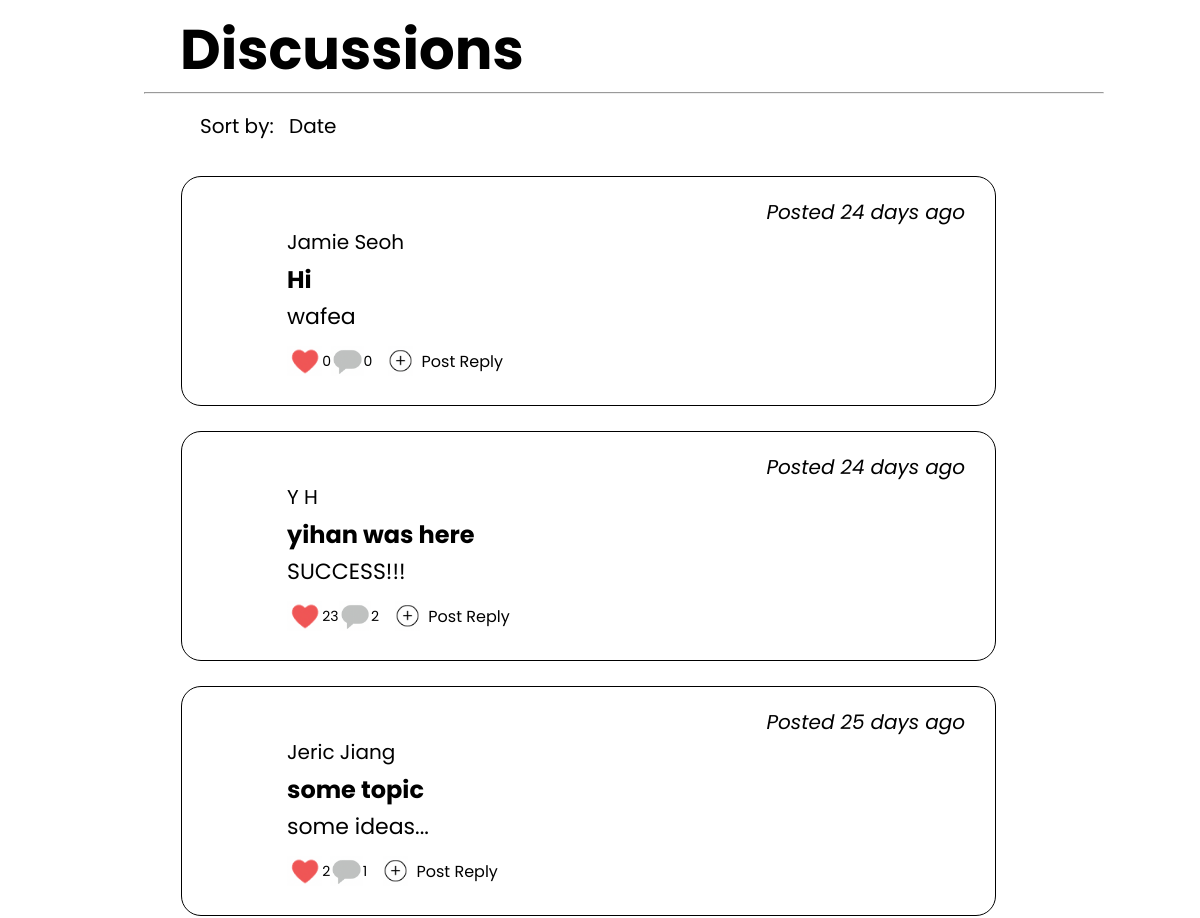
/forum (middle part), run on an earlier commit of the app's database.
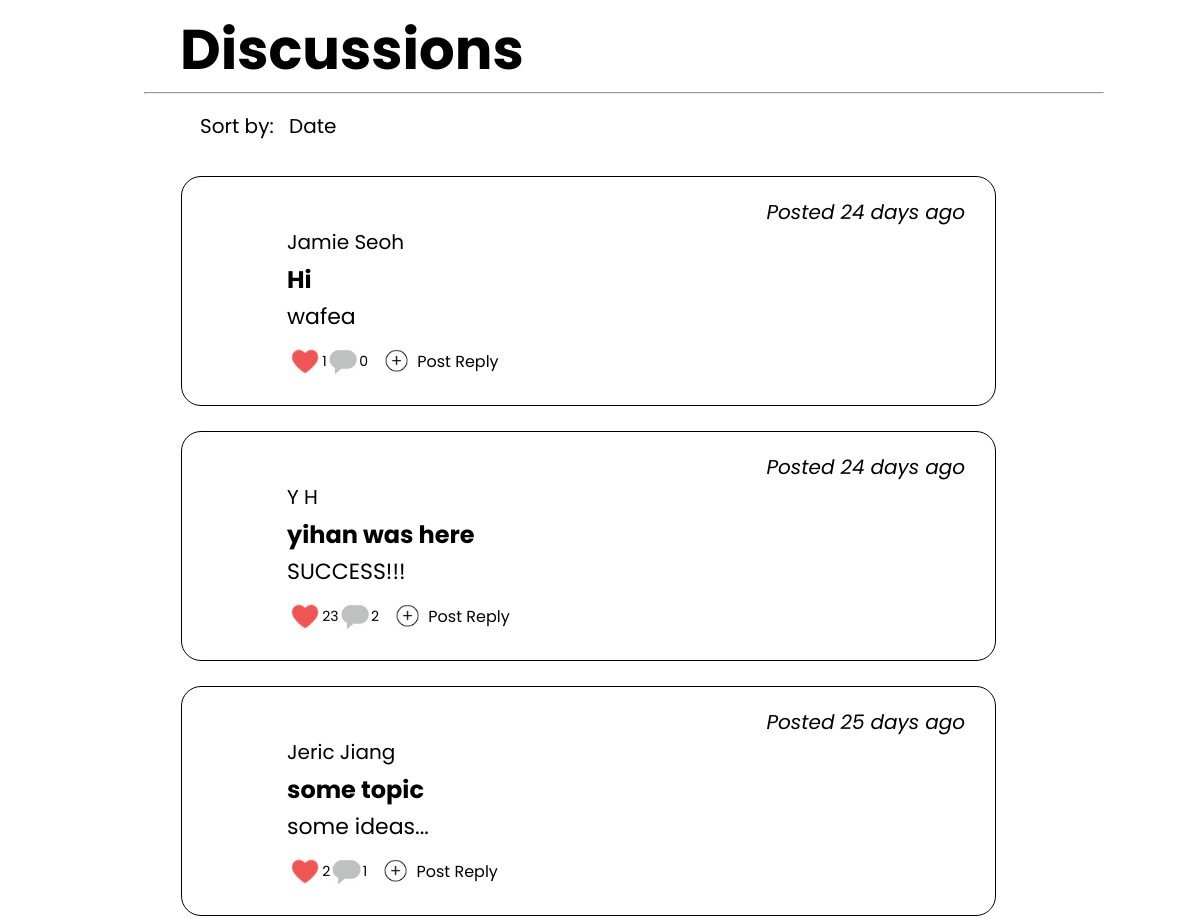
And on a later commit of the database.
### database.py (models this page shows, shortened)
class Comment(db.Model):
    __tablename__ = 'Comments'
    id = db.Column(db.Integer, primary_key=True)
    username = db.Column(db.String, nullable=False)
    topic = db.Column(db.String, nullable=False, default='')
    content = db.Column(db.String, nullable=False)
    likecount = db.Column(db.Integer, nullable=True, default=0)
    time_posted = db.Column(db.DateTime)
    channel_posted = db.Column(db.Integer, db.ForeignKey('Channels.id'), nullable=False)

### app.py (the view)
@app.route('/forum', methods=['POST', 'GET'])
def forum():
    channel_id = 1
    if request.method == 'POST':
        if 'sort-by' in request.form.keys():
            return sort(request, channel_id)
        elif 'content' in request.form.keys():
            print(request.form['content'], channel_id)
            new_comment = Comment(username=request.form['username'],
                topic=request.form['topic'],
                content=request.form['content'],
                time_posted=datetime.now(),
                channel_posted=channel_id)
            try:
                db.session.add(new_comment)
                db.session.commit()
                return redirect('/forum#discussion-position')
            except:
                return 'There was an issue posting your comment.'
        elif 'reply-content' in request.form.keys():
            return 'received return!'
    else:
        comments = Comment.query.order_by(Comment.time_posted).filter_by(channel_posted=channel_id).all()
        replyCountDict = {}
        for comment in comments:
            replyCount = db.session.query(Reply).filter(comment.id == Reply.parent_id).count()
            replyCountDict[comment.id] = replyCount
        return render_template('forum.html',
                               comments=comments[::-1],
                               sort='date',
                               s_user='',
                               channel_posted=channel_id,
                               replyCountDict=replyCountDict)

### app.py (called while the page is built)
@app.template_filter()
def capitalize(message):
    return message.capitalize()

@app.template_filter()
def calculate_time(time):
    time_delta = datetime.now() - time
    days = time_delta.days
    years = days // 365
    hours, remainder = divmod(time_delta.seconds, 3600)
    minutes, seconds = divmod(remainder, 60)
    _dict = {'years' : years,
     'days' : days,
     'hours' : hours,
     'minutes' : minutes,
     'seconds' : seconds}
    for i in _dict.keys():
        if _dict[i] != 0:
            time_passed = f'{_dict[i]} {i}'
            return time_passed if _dict[i] != 1 else time_passed[:-1]
    return '0 seconds'

### templates/forum.html (shortened to what this page needs)
{% extends 'base.html' %}
{% block head %}
<link href="{{ url_for('static', filename='css/forum.css') }}" rel="stylesheet">
{% endblock %}
{% block body %}
<div id="discussion-div">
    <label id="discussion">Discussions</label>
    <hr class="discussion-line">
</div>
<section id="sort-wrapper">
    <form id="sort-form" class="wrapper split" action="/forum" method="POST">
        <div id="sort-display">
            Sort by: <div id="sort-by" class="dropdown inline">
                <p id="sort-by-display" class="dropdown-selected">{{ sort | capitalize }}</p>
            </div>
        </div>
    </form>
</section>
<section id="comments">
    {% for comment in comments %}
    <div class="post">
        <div class="post-metadata">
            Posted {{ comment.time_posted | calculate_time }} ago
        </div>
        <div class="post-content-by">
            <a class="post-username">{{ comment.username }}</a>
        </div>
        <p class="post-content-topic">
            {{ comment.topic }}
        </p>
        <p class="post-content">
            {{ comment.content | replace('\r\n', '<br>') | safe }}
        </p>
        <div>
            <div class="comments-nav">
                <img id="likes" src="{{ url_for('static', filename='images/likes.png') }}" height="30" onclick="AddLike('{{comment.id}}')"> <label id="like-count-{{comment.id}}">{{comment.likecount}}</label>
                <img id="replies" src="{{ url_for('static', filename='images/replies.png') }}" height="30" onclick="ToggleReplies('{{comment.id}}')"> <label id="reply-count-{{comment.id}}">{{ replyCountDict[comment.id] }}</label>
                <div id="add-replies-div-{{comment.id}}" class="hcenter">
                    <div id="reply-button-{{comment.id}}" class="reply-button">
                        <img id="add-reply" src="{{ url_for('static', filename='images/add-reply.png') }}" height="30" onclick="ToggleReplyInput('{{comment.id}}')">
                        <input id="add-reply-{{comment.id}}" type="submit" value="&nbsp;&nbsp;Post Reply">
                    </div>
                </div>
            </div>
        </div>
    </div>
    {% endfor %}
</section>
{% endblock %}

### templates/base.html (shortened to what this page needs)
<!DOCTYPE html>
<html lang="en">
    <head>
        <link href="{{ url_for('static', filename='css/main.css') }}" rel="stylesheet">
        {% block head %}{% endblock %}
    </head>
    <body>
        <div id="body">
            {% block body %}{% endblock %}
        </div>
    </body>
</html>

### static/css/main.css (style rules this page uses)
:root { --shadow-colour: black; --dark-background-colour: #121212; --dark-main-colour: white; --dark-disabled-colour: #afafaf; --dark-border-colour: white; --dark-primary-colour: #1f1f1f; --dark-secondary-colour: #2f2f2f; --dark-tertiary-colour: #292929; }
input:not([type="checkbox"]), textarea, .dropdown { background-color: var(--dark-background-colour); text-align: left; all: unset; }
body { background-color: white; color: var(--dark-main-colour); font-family: "Poppins"; font-size: 1.75vh; overflow-x: hidden; padding: 0; margin: 0; }
#body { height: calc(100vh - 2.5rem); transition: all 0.3s ease; padding: 0; }
input:not([type="checkbox"]), textarea { border: solid 1px var(--dark-border-colour); border-radius: 10px; padding: 10px; }
input[type="submit"] { background-color: var(--dark-primary-colour); transition: background-color 0.3s ease; }
label { user-select: none; }
.wrapper { border-radius: 10px; padding: 10px; }
.hcenter { justify-content: space-around; display: flex; }
.split { justify-content: space-between; display: flex; }
.inline { display: inline-block; }
.dropdown { align-items: flex-start; position: relative; user-select: none; }
.dropdown-selected { background-color: var(--dark-background-colour); padding: 10px; border-radius: 5px; margin: 0; }

### static/css/forum.css (style rules this page uses)
* { font-family: "Poppins", sans-serif; font-weight: 400; font-style: normal; box-sizing: border-box; }
#comments { background-color: white; color: black; transition: opacity 0.3s ease; position: relative; text-align: center; overflow-y: auto; margin-left: 13%; width: 70%; opacity: 0; z-index: 0; }
.post * { user-select: none; }
.post { background-color: white; border-radius: 20px; border: 1px; border-color: black; border-style: solid; margin-left: 25px; margin-top: 25px; padding-left: 100px; padding-top: 20px; padding-right: 15px; padding-bottom: 15px; place-content: center; }
.post-content { overflow-wrap: break-word; text-align: left; line-height: 30px; font-size: 22px; }
.post-content-by { text-align: left; line-height: 30px; font-size: 20px; }
.post-content-topic { text-align: left; line-height: 45px; font-size: 24px; font-weight: bold; }
.post-metadata { background-color: white; color: black; text-align: right; font-size: 20px; font-style: italic; padding-right: 10px; margin: 0; }
.post-username { color: black; }
#sort-wrapper { background-color: white; align-items: center; position: relative; text-align: center; margin: 0 auto; display: flex; z-index: 1; }
#sort-form { width: 80%; margin-left: 200px; padding: 0px; }
.post > :not(#post-content) { margin: 0 5px; }
.post input:not(.reply-submit) { all: unset; }
.comments-nav { text-align: left; display: flex; align-items: center; }
.reply-button { margin: calc(5px + 1rem) 0; align-items: center; font-size: 1rem; display: flex; height: 1rem; }
::placeholder { color: rgb(133, 129, 129); }
#discussion-div { padding-top: 100px; }
#discussion { color: black; background-color: white; font-size: 56px; font-weight: 700; margin-left: 180px; }
.discussion-line { width: 80%; height: 1px; margin-left: 12%; margin-top: 0px; background-color: black; }
#sort-display { color: black; background-color: white; font-size: 20px; margin-left: 0px; }
#sort-by-display { color: black; background-color: white; }
#sort-by { border-color: black; }

What changed in the data, as far as the page shows it:
changed Comment "Hi": likecount "0" → "1"
